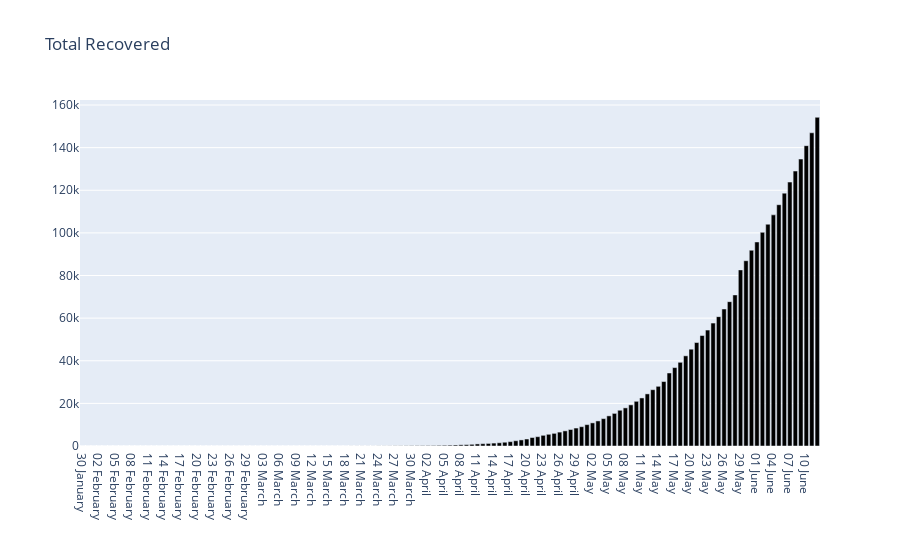

The cell this chart's notebook holds for it:
### Code cell
plot_daily('Total Recovered', '#000000')

### Figure 1 — Plotly figure (JSON) as saved in the notebook; plotly's stock layout.template omitted (floating-point values rounded to 4 significant figures; data arrays with more than 128 entries replaced by an {"elided": "..."} marker saying what was removed)
{"data": [{"alignmentgroup": "True", "hovertemplate": "Date=%{x}<br>Total Recovered=%{y}<extra></extra>", "legendgroup": "", "marker": {"color": "#000000"}, "name": "", "offsetgroup": "", "orientation": "v", "showlegend": false, "textposition": "auto", "type": "bar", "x": {"elided": "135 str values"}, "xaxis": "x", "y": {"elided": "135 int values"}, "yaxis": "y"}], "layout": {"barmode": "relative", "legend": {"tracegroupgap": 0}, "title": {"text": "Total Recovered"}, "xaxis": {"anchor": "y", "domain": [0, 1], "title": {"text": ""}}, "yaxis": {"anchor": "x", "domain": [0, 1], "title": {"text": ""}}}}
